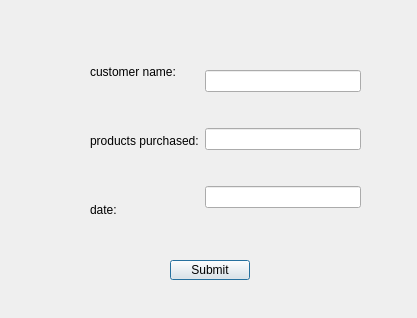
<?xml version="1.0" encoding="UTF-8"?>
<ui version="4.0">
 <class>AddOrder</class>
 <widget class="QDialog" name="AddOrder">
  <property name="geometry">
   <rect>
    <x>0</x>
    <y>0</y>
    <width>417</width>
    <height>318</height>
   </rect>
  </property>
  <property name="windowTitle">
   <string>create Purchase Order</string>
  </property>
  <widget class="QWidget" name="horizontalLayoutWidget">
   <property name="geometry">
    <rect>
     <x>90</x>
     <y>40</y>
     <width>271</width>
     <height>201</height>
    </rect>
   </property>
   <layout class="QHBoxLayout" name="horizontalLayout">
    <item>
     <layout class="QVBoxLayout" name="verticalLayout">
      <item>
       <widget class="QLabel" name="label">
        <property name="text">
         <string>customer name:</string>
        </property>
       </widget>
      </item>
      <item>
       <widget class="QLabel" name="label_2">
        <property name="text">
         <string>products purchased:</string>
        </property>
       </widget>
      </item>
      <item>
       <widget class="QLabel" name="label_3">
        <property name="text">
         <string>date:</string>
        </property>
       </widget>
      </item>
     </layout>
    </item>
    <item>
     <layout class="QVBoxLayout" name="verticalLayout_2">
      <item>
       <widget class="QLineEdit" name="lineEditCustomer"/>
      </item>
      <item>
       <widget class="QLineEdit" name="lineEditProduct"/>
      </item>
      <item>
       <widget class="QLineEdit" name="lineEditDate"/>
      </item>
     </layout>
    </item>
   </layout>
  </widget>
  <widget class="QPushButton" name="buttonSubmit">
   <property name="geometry">
    <rect>
     <x>170</x>
     <y>260</y>
     <width>80</width>
     <height>20</height>
    </rect>
   </property>
   <property name="text">
    <string>Submit</string>
   </property>
  </widget>
 </widget>
 <resources/>
 <connections/>
</ui>
